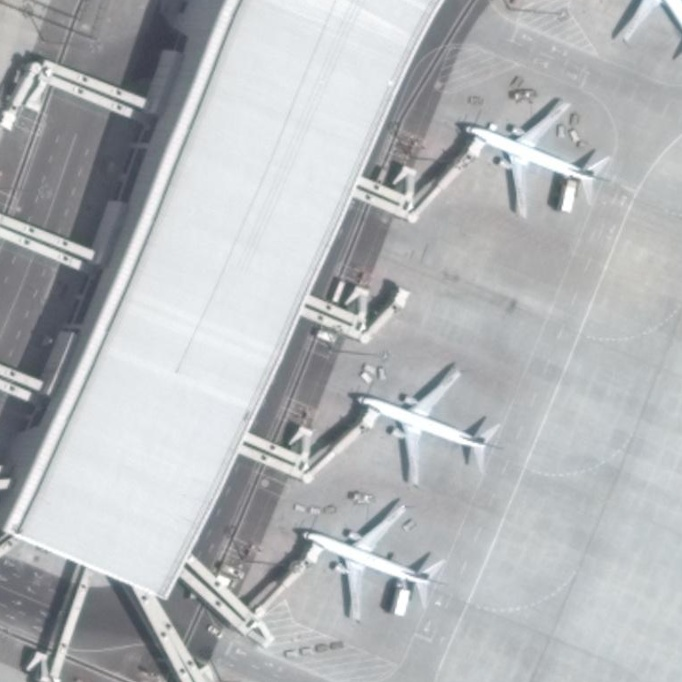
#> input picture data/images/P0000__682__349___3839.jpg, 682 x 682 px, found by its file name; its folder holds only this picture in this run
$ python GaussianSpot_add_multiplt.py
#> lines starting #> are read from the running program, lines starting #| are printed output that depends on the picture
import os
import cv2
import numpy as np
import random
from tqdm import tqdm
import shutil

# --- Helper Functions (No changes needed) ---
def parse_dota_labels_for_planes(label_path):
    """解析DOTA格式的标签文件，仅用于定位飞机以生成定向光斑。"""
    plane_bboxes = []
    if not os.path.exists(label_path):
        return plane_bboxes
    with open(label_path, 'r') as f:
        for line in f:
            parts = line.strip().split()
            # 兼容'plane'或'aircraft'
            if len(parts) >= 9 and parts[8].lower() in ['plane', 'aircraft']:
                try:
                    coords = [float(p) for p in parts[:8]]
                    plane_bboxes.append(coords)
                except (ValueError, IndexError):
                    continue
    return plane_bboxes

# --- Upgraded Glare Generation Function (No changes needed) ---
def add_glares_and_get_labels(image, plane_4pt_bboxes, max_extra_spots=3, min_radius_ratio=0.06, max_radius_ratio=0.25, min_intensity=1.8, max_intensity=3.0):
    """
    在图像上添加多样化的光斑，并返回光斑的标签。
    返回: (带有光斑的图像, 光斑标签列表)
    每个光斑标签格式为: {'center_x': cx, 'center_y': cy, 'radius': r}
    """
    height, width, _ = image.shape
    spots_to_generate = []
    glare_labels = []

    # 定向在飞机上生成光斑
    if plane_4pt_bboxes:
        target_plane_pts = random.choice(plane_4pt_bboxes)
        coords = np.array(target_plane_pts).reshape(4, 2)
        xmin, ymin = int(np.min(coords[:, 0])), int(np.min(coords[:, 1]))
        xmax, ymax = int(np.max(coords[:, 0])), int(np.max(coords[:, 1]))
        if xmax > xmin and ymax > ymin:
            center_x, center_y = random.randint(xmin, xmax), random.randint(ymin, ymax)
            spots_to_generate.append({'center_x': center_x, 'center_y': center_y})


    # 生成额外光斑的位置（全图随机）
    num_extra_spots = random.randint(1, max_extra_spots)
    for _ in range(num_extra_spots):
        center_x = random.randint(0, width)
        center_y = random.randint(0, height) # y坐标应该在0到height之间
        spots_to_generate.append({'center_x': center_x, 'center_y': center_y})

    if not spots_to_generate:
        return image, []

    # 逐层绘制光斑并记录标签
    image_float = image.astype(np.float32)
    X, Y = np.meshgrid(np.arange(width), np.arange(height))
    smaller_dim = min(height, width)

    for spot_props in spots_to_generate:
        cx, cy = spot_props['center_x'], spot_props['center_y']
        radius = random.randint(int(smaller_dim * min_radius_ratio), int(smaller_dim * max_radius_ratio))
        intensity = random.uniform(min_intensity, max_intensity)
        sigma = radius / 2.5

        rand_val = random.random()
        if rand_val < 0.8: color = np.array([255, 255, 255])
        elif rand_val < 0.9: color = np.array([230, 255, 255])
        else: color = np.array([255, 230, 220])

        glare_layer = np.full(image.shape, color, dtype=np.float32)

        dist_from_center = np.sqrt((X - cx)**2 + (Y - cy)**2)
        gauss_mask = np.exp(-(dist_from_center**2 / (2 * sigma**2)))
        alpha_mask = intensity * gauss_mask
        np.clip(alpha_mask, 0, 1, out=alpha_mask)
        alpha_mask_3ch = alpha_mask[..., np.newaxis]
        image_float = image_float * (1 - alpha_mask_3ch) + glare_layer * alpha_mask_3ch

        glare_labels.append({'center_x': cx, 'center_y': cy, 'radius': radius})

    final_image = np.clip(image_float, 0, 255).astype(np.uint8)
    return final_image, glare_labels

if __name__ == '__main__':
    # ======================= 配置区域 =======================
    # 1. 原始数据集路径
    ORIGINAL_IMAGE_DIR = r"dataset/train_split/images"
    ORIGINAL_DOTA_LABEL_DIR = r"dataset/train_split/labelTxt" # DOTA格式标签，仅用于辅助生成光斑

    # 2. 新的“仅光斑”数据集的输出根目录
    AUGMENTED_DATASET_ROOT = r"dataset/train_split_with_multi_glare2"

    # 3. 类别定义 (现在只有一个类别)
    CLASS_MAPPING = {
        'glare': 0
    }
    # =======================================================

    # --- 设置新数据集的目录结构 ---
    # 图片文件夹
    aug_image_dir = os.path.join(AUGMENTED_DATASET_ROOT, "images")
    # ** 标签文件夹，按你的要求命名为 labels_spot **
    aug_label_dir = os.path.join(AUGMENTED_DATASET_ROOT, "labels_spot")

    os.makedirs(aug_image_dir, exist_ok=True)
    os.makedirs(aug_label_dir, exist_ok=True)

    print(f"将生成“仅光斑”数据集到: {AUGMENTED_DATASET_ROOT}")

    try:
        image_files = [f for f in os.listdir(ORIGINAL_IMAGE_DIR) if f.lower().endswith(('.png', '.jpg', '.jpeg'))]
    except FileNotFoundError:
        print(f"错误：找不到原始图像目录 '{ORIGINAL_IMAGE_DIR}'。")
        exit()

    print(f"找到 {len(image_files)} 张图片，开始生成数据集...")

    for filename in tqdm(image_files, desc="生成光斑及对应标签"):
        basename = os.path.splitext(filename)[0]

        original_image_path = os.path.join(ORIGINAL_IMAGE_DIR, filename)
        original_dota_label_path = os.path.join(ORIGINAL_DOTA_LABEL_DIR, basename + '.txt')

        augmented_image_path = os.path.join(aug_image_dir, filename)
        augmented_label_path = os.path.join(aug_label_dir, basename + '.txt')

        # --- 读取原始数据 ---
        image = cv2.imread(original_image_path)
#> image is the input picture: shape (682, 682, 3); mean B, G, R 185.9, 183.4, 180.4
        if image is None: continue
        height, width, _ = image.shape
#> height = 682; width = 682

        plane_4pt_bboxes = parse_dota_labels_for_planes(original_dota_label_path)

        # --- 生成带光斑的图片和光斑的标签 ---
        image_with_glares, glare_labels = add_glares_and_get_labels(image, plane_4pt_bboxes)
#> the loop in add_glares_and_get_labels, `for spot_props in spots_to_generate:` made 2 passes
#> pass 1, in add_glares_and_get_labels, `image_float = image_float * (1 - alpha_mask_3ch) + glare_layer * alpha..`:
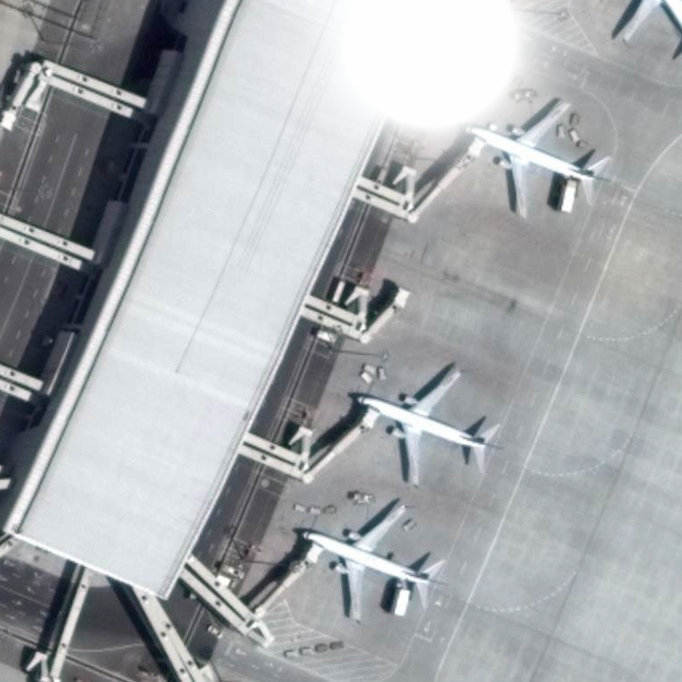
#> image_float: shape (682, 682, 3) float64; mean B, G, R 190.7, 188.4, 185.6; drawn with min black and max white
#> pass 2, in add_glares_and_get_labels, `image_float = image_float * (1 - alpha_mask_3ch) + glare_layer * alpha..`:
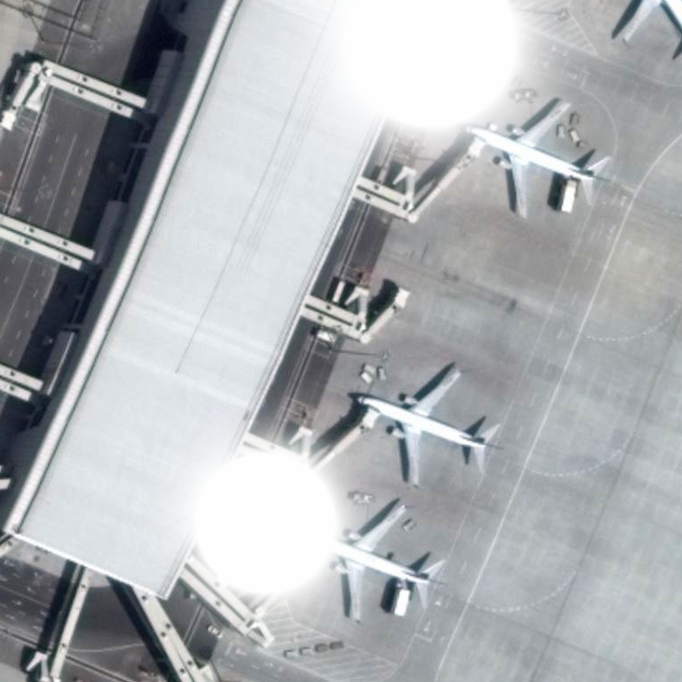
#> image_float: shape (682, 682, 3) float64; mean B, G, R 195.6, 193.4, 190.7; drawn with min black and max white
#> after the loop in add_glares_and_get_labels, `for spot_props in spots_to_generate:`:
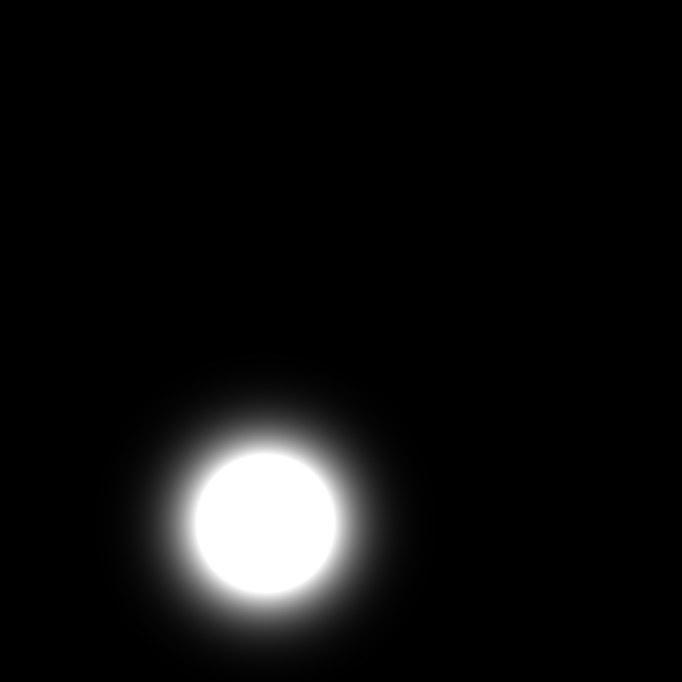
#> alpha_mask: shape (682, 682) float64; min 1.57e-44, max 1, mean 0.0617
#> after the loop in add_glares_and_get_labels, `for spot_props in spots_to_generate:`: glare_labels = 2 items
#> in add_glares_and_get_labels, `final_image = np.clip(image_float, 0, 255).astype(np.uint8)`:
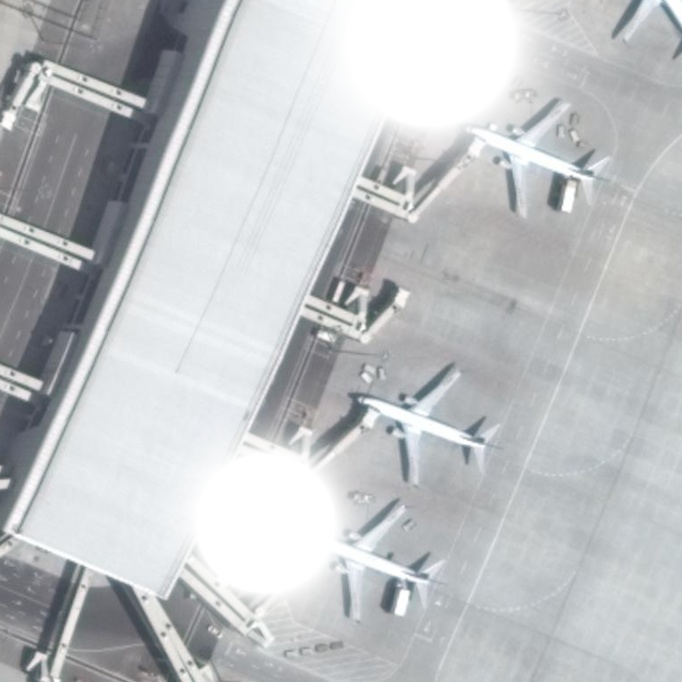
#> final_image: shape (682, 682, 3); mean B, G, R 195.5, 193.2, 190.5
#> glare_labels = 2 items

        # 保存增强后的图片
        cv2.imwrite(augmented_image_path, image_with_glares)

        # --- 核心步骤：只生成并写入光斑的标签 ---
        with open(augmented_label_path, 'w') as f_out:
            # 检查是否有光斑生成
            if not glare_labels:
                continue # 如果没有生成光斑，就创建一个空的标签文件

            glare_class_id = CLASS_MAPPING.get('glare')
            for glare in glare_labels:
                cx, cy, r = glare['center_x'], glare['center_y'], glare['radius']

                # 归一化
                cx_norm = cx / width
                cy_norm = cy / height
                w_norm = (2 * r) / width
                h_norm = (2 * r) / height
                angle_rad = 0

                f_out.write(f"{glare_class_id} {cx_norm} {cy_norm} {w_norm} {h_norm} {angle_rad}\n")
#> this loop made 2 passes
#> (cx, cy, r, cx_norm, cy_norm, w_norm, h_norm, angle_rad) on passes 1 to 2: (430, 41, 164, 0.63, 0.0601, 0.481, 0.481, 0), (265, 523, 117, 0.389, 0.767, 0.343, 0.343, 0)

    print("\n“仅光斑”数据集生成完毕！")
